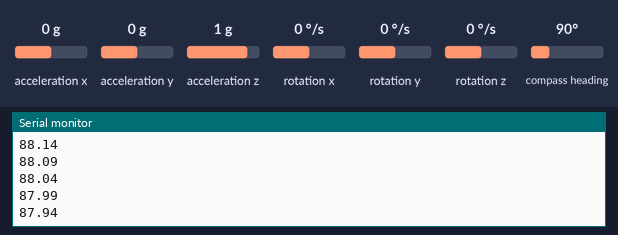
The sketch below on a simulated Arduino Uno, built with avr-gcc and run on an emulated ATmega328P. On the bench: the last lines printed to the serial monitor. The test bench sets the inputs (shaded band); at power-on: acceleration x 0 g, acceleration y 0 g, acceleration z 1 g, rotation x 0 °/s, rotation y 0 °/s, rotation z 0 °/s, compass heading 90°.

Above: at 1.2 s.
1.3 s: acceleration x set to -1.4 g
At 1.32 s:
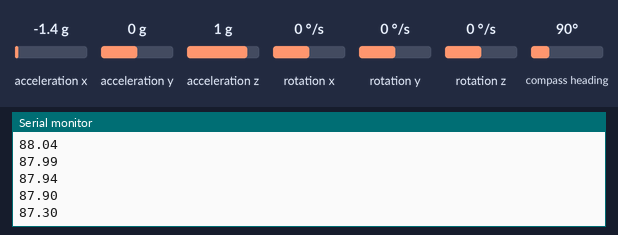
2.8 s: acceleration y set to -1.4 g
At 2.85 s:
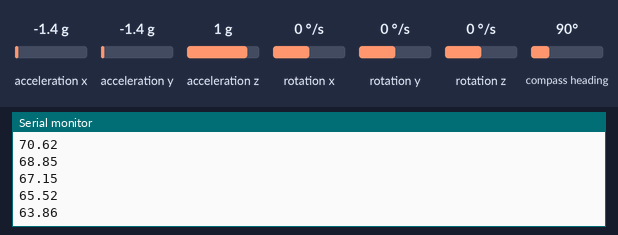
4.3 s: acceleration z set to -1.4 g
At 4.37 s:
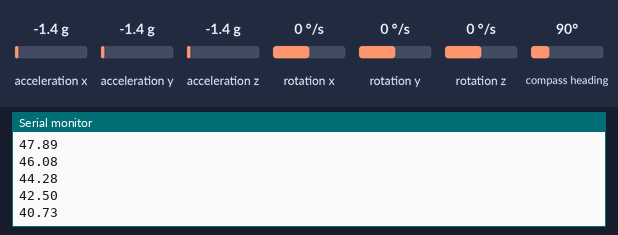
5.8 s: rotation x set to -192 °/s
At 5.9 s:
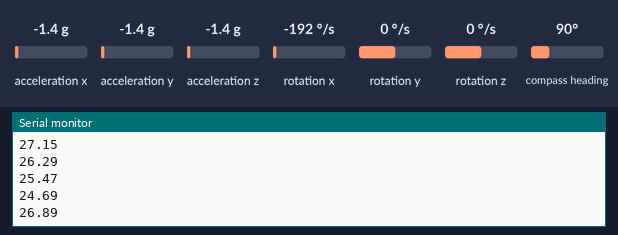
7.3 s: rotation y set to -192 °/s
At 7.32 s:
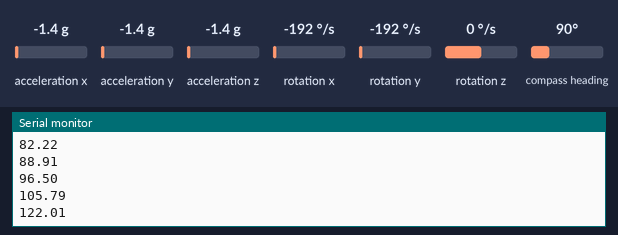
Timing chart, 0 to 9.8 s (numbered marks = the images above; inputs shaded):
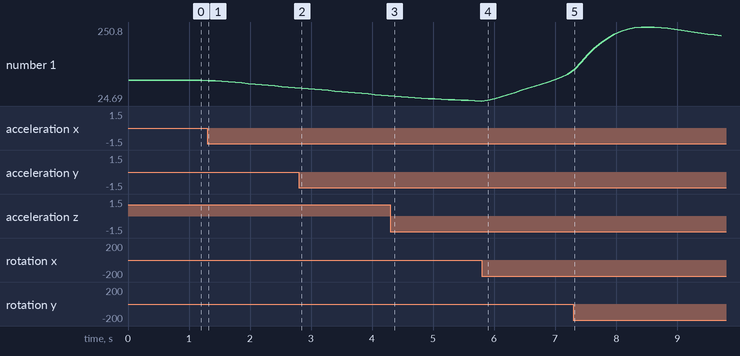

Measured:
- after the input at 1.3 s, the serial monitor: prints a new line at once (image 1)
- after the input at 2.8 s, the serial monitor: prints a new line after 0.05 s (image 2)
- after the input at 5.8 s, the serial monitor: prints a new line after 0.10 s (image 4)
- after the input at 7.3 s, the serial monitor: prints a new line at once (image 5)
- plotted number 1: 87.9 → 65.52 after the input at 1.3 s, 65.52 → 40.73 after the input at 2.8 s, 40.73 → 24.69 after the input at 4.3 s, 24.69 → 105.79 after the input at 5.8 s, 105.79 → 224.58 after the input at 7.3 s

The sketch:

MPU9250_NANO.ino
```cpp
#include <MPU9250.h>

#include <Wire.h>

MPU9250 IMU (Wire, 0x68);
float fXm = 0;
float fYm = 0;
float fZm = 0;
float filteredX = 0;
float filteredY = 0;
float rollG = 0;
float pitchG = 0;
float roll = 0;
float pitch = 0;
float dt;
unsigned long millisOld;

void setup() {
  // put your setup code here, to run once:
  Serial.begin(9600);
  IMU.begin();
  millisOld = millis();
}

void loop() {
  // put your main code here, to run repeatedly:
  IMU.readSensor();

  float AxCalibrated = 1.029449*(IMU.getAccelX_mss()-(0.166923))-0.004710*(IMU.getAccelY_mss()-(0.146021))+0.001555*(IMU.getAccelZ_mss()-(-2.999351));
  float AyCalibrated = -0.004710*(IMU.getAccelX_mss()-(0.166923))+1.015402*(IMU.getAccelY_mss()-(0.146021))-0.007142*(IMU.getAccelZ_mss()-(-2.999351));
  float AzCalibrated = 0.001555*(IMU.getAccelX_mss()-(0.166923))-0.007142*(IMU.getAccelY_mss()-(0.146021))+0.998811*(IMU.getAccelZ_mss()-(-2.999351));

//  float AxCalibrated = IMU.getAccelX_mss();
//  float AyCalibrated = IMU.getAccelY_mss();
//  float AzCalibrated = IMU.getAccelZ_mss();

  float MxCalibrated = 1.036100*(IMU.getMagX_uT()-(1.316616))-0.006614*(IMU.getMagY_uT()-(84.089027))-0.036995*(IMU.getMagZ_uT()-(33.742646));
  float MyCalibrated = -0.006614*(IMU.getMagX_uT()-(1.316616))+1.081616*(IMU.getMagY_uT()-(84.089027))+0.041503*(IMU.getMagZ_uT()-(33.742646));
  float MzCalibrated = -0.036995*(IMU.getMagX_uT()-(1.316616))+0.041503*(IMU.getMagY_uT()-(84.089027))+0.990367*(IMU.getMagZ_uT()-(33.742646));

  fXm = MxCalibrated;
  fYm = MyCalibrated;
  fZm = MzCalibrated;

//  float rollA  = atan2(fYa, sqrt(fXa*fXa + fZa*fZa));
//  float pitchA = atan2(fXa, sqrt(fYa*fYa + fZa*fZa));

  float rollA  = -atan2(AyCalibrated, sqrt(AxCalibrated*AxCalibrated + AzCalibrated*AzCalibrated));
  float pitchA = atan2(AxCalibrated, sqrt(AyCalibrated*AyCalibrated + AzCalibrated*AzCalibrated));

  float rollA_print = rollA*180.0/M_PI;
  float pitchA_print = pitchA*180.0/M_PI;

  dt = (millis()-millisOld)/1000.;
  millisOld = millis();

  rollG = rollG + (IMU.getGyroX_rads())*dt;
  pitchG = pitchG + (IMU.getGyroY_rads())*dt;

  float rollG_print = rollG*180.0/M_PI;;
  float pitchG_print = pitchG*180.0/M_PI;

  roll = (roll+((IMU.getGyroX_rads())*dt))*0.95+rollA*0.05;
  pitch = (pitch+((IMU.getGyroY_rads())*dt))*0.95+pitchA*0.05;

  float roll_print = roll*180.0/M_PI;;
  float pitch_print = pitch*180.0/M_PI;

  float fXm_comp = fXm*cos(pitch)+fYm*sin(roll)*sin(pitch)+fZm*cos(roll)*sin(pitch);
  // Tilt compensated Magnetic filed Y:
  float fYm_comp = fYm*cos(roll)-fZm*sin(roll);

  filteredX = filteredX*0.9+fXm_comp*0.1;
  filteredY = filteredY*0.9+fYm_comp*0.1;

  float Heading = (atan2(-filteredY,filteredX)*180.0)/M_PI;;


  //float Heading = (atan2(fYm_comp,fXm_comp)*180.0)/M_PI;
  if (Heading < 0) {
    Heading += 360;
  }

//  Serial.print(AxCalibrated);
//  Serial.print("\t");
//  Serial.print(AyCalibrated);
//  Serial.print("\t");
//  Serial.println(AzCalibrated);
//  Serial.print(roll_print);
//  Serial.print("\t");
//  Serial.println(pitch_print);
  Serial.println(Heading);
//  Serial.print("\t");
//  Serial.println(IMU.getGyroZ_rads());
  delay(100);
}
```
